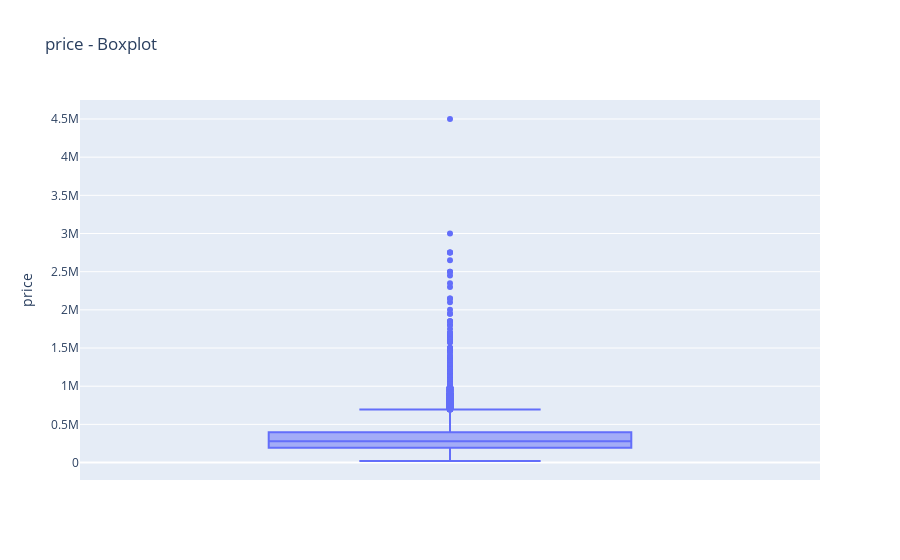
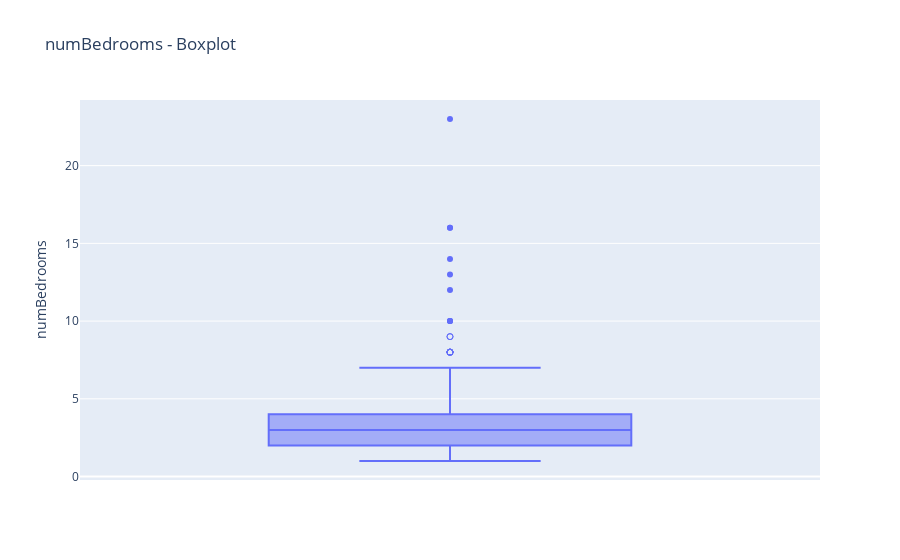
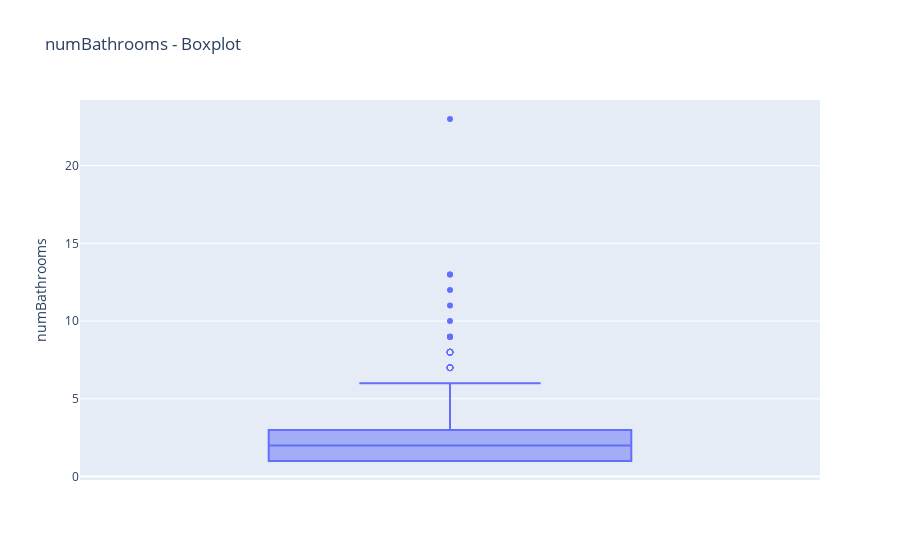

Here is the notebook cell these charts were saved with, in order:
### Markdown cell above
### 3.4 Identifying outliers
#### Boxplots can be very useful to identify outliers and further investigate distributions alongside histograms

### Code cell
import plotly.express as px

# define which columns to invetigat
# This could be updated and rerun after any changes were made
outlier_cols = ['price', 'numBedrooms', 'numBathrooms', 'propertySize']

for col in outlier_cols:
    fig = px.box(df, y=col, points='suspectedoutliers', title=f"{col} - Boxplot")
    fig.show()

### Figure 1 — Plotly figure (JSON) as saved in the notebook; plotly's stock layout.template omitted (floating-point values rounded to 4 significant figures; data arrays with more than 128 entries replaced by an {"elided": "..."} marker saying what was removed)
{"data": [{"alignmentgroup": "True", "boxpoints": "suspectedoutliers", "hovertemplate": "price=%{y}<extra></extra>", "legendgroup": "", "marker": {"color": "#636efa"}, "name": "", "notched": false, "offsetgroup": "", "orientation": "v", "showlegend": false, "type": "box", "x0": " ", "xaxis": "x", "y": {"elided": "3831 int values"}, "y0": " ", "yaxis": "y"}], "layout": {"boxmode": "group", "legend": {"tracegroupgap": 0}, "title": {"text": "price - Boxplot"}, "xaxis": {"anchor": "y", "domain": [0, 1]}, "yaxis": {"anchor": "x", "domain": [0, 1], "title": {"text": "price"}}}}

### Figure 2 — Plotly figure (JSON) as saved in the notebook; plotly's stock layout.template omitted (floating-point values rounded to 4 significant figures; data arrays with more than 128 entries replaced by an {"elided": "..."} marker saying what was removed)
{"data": [{"alignmentgroup": "True", "boxpoints": "suspectedoutliers", "hovertemplate": "numBedrooms=%{y}<extra></extra>", "legendgroup": "", "marker": {"color": "#636efa"}, "name": "", "notched": false, "offsetgroup": "", "orientation": "v", "showlegend": false, "type": "box", "x0": " ", "xaxis": "x", "y": {"elided": "3831 int values"}, "y0": " ", "yaxis": "y"}], "layout": {"boxmode": "group", "legend": {"tracegroupgap": 0}, "title": {"text": "numBedrooms - Boxplot"}, "xaxis": {"anchor": "y", "domain": [0, 1]}, "yaxis": {"anchor": "x", "domain": [0, 1], "title": {"text": "numBedrooms"}}}}

### Figure 3 — Plotly figure (JSON) as saved in the notebook; plotly's stock layout.template omitted (floating-point values rounded to 4 significant figures; data arrays with more than 128 entries replaced by an {"elided": "..."} marker saying what was removed)
{"data": [{"alignmentgroup": "True", "boxpoints": "suspectedoutliers", "hovertemplate": "numBathrooms=%{y}<extra></extra>", "legendgroup": "", "marker": {"color": "#636efa"}, "name": "", "notched": false, "offsetgroup": "", "orientation": "v", "showlegend": false, "type": "box", "x0": " ", "xaxis": "x", "y": {"elided": "3831 int values"}, "y0": " ", "yaxis": "y"}], "layout": {"boxmode": "group", "legend": {"tracegroupgap": 0}, "title": {"text": "numBathrooms - Boxplot"}, "xaxis": {"anchor": "y", "domain": [0, 1]}, "yaxis": {"anchor": "x", "domain": [0, 1], "title": {"text": "numBathrooms"}}}}
